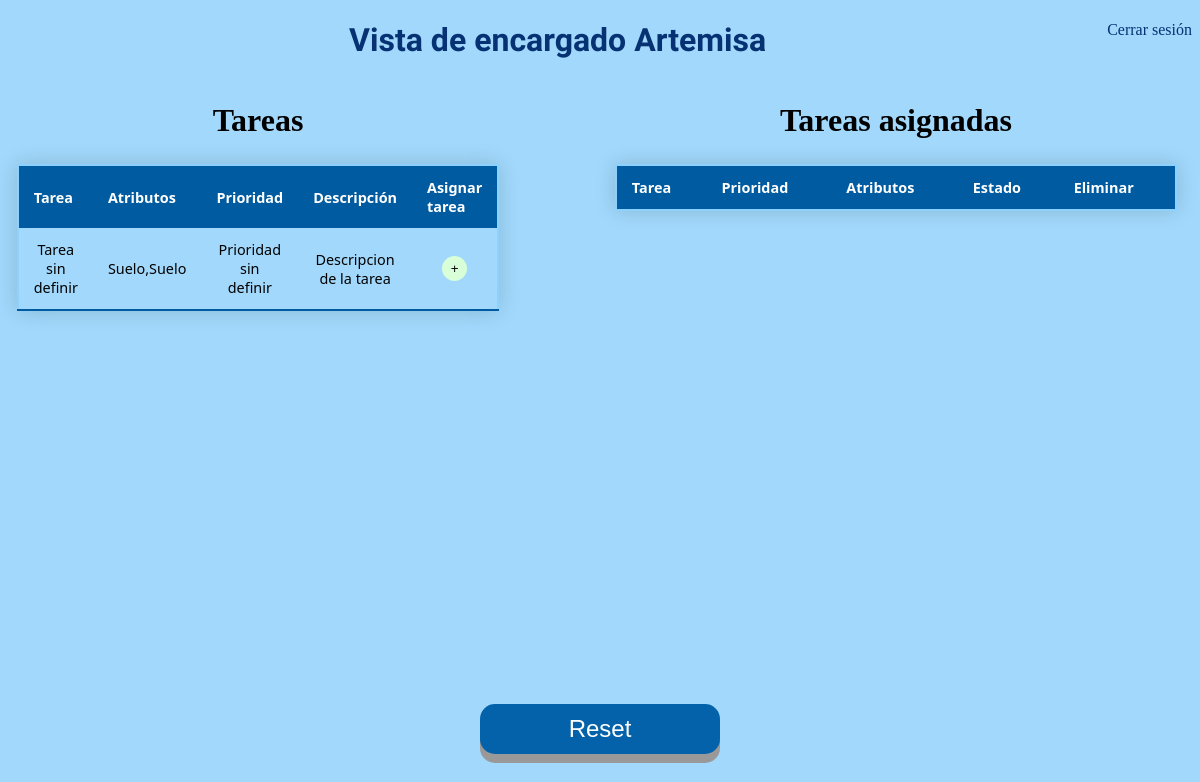
The page /interfaz_encargado.html on the database as committed earlier.
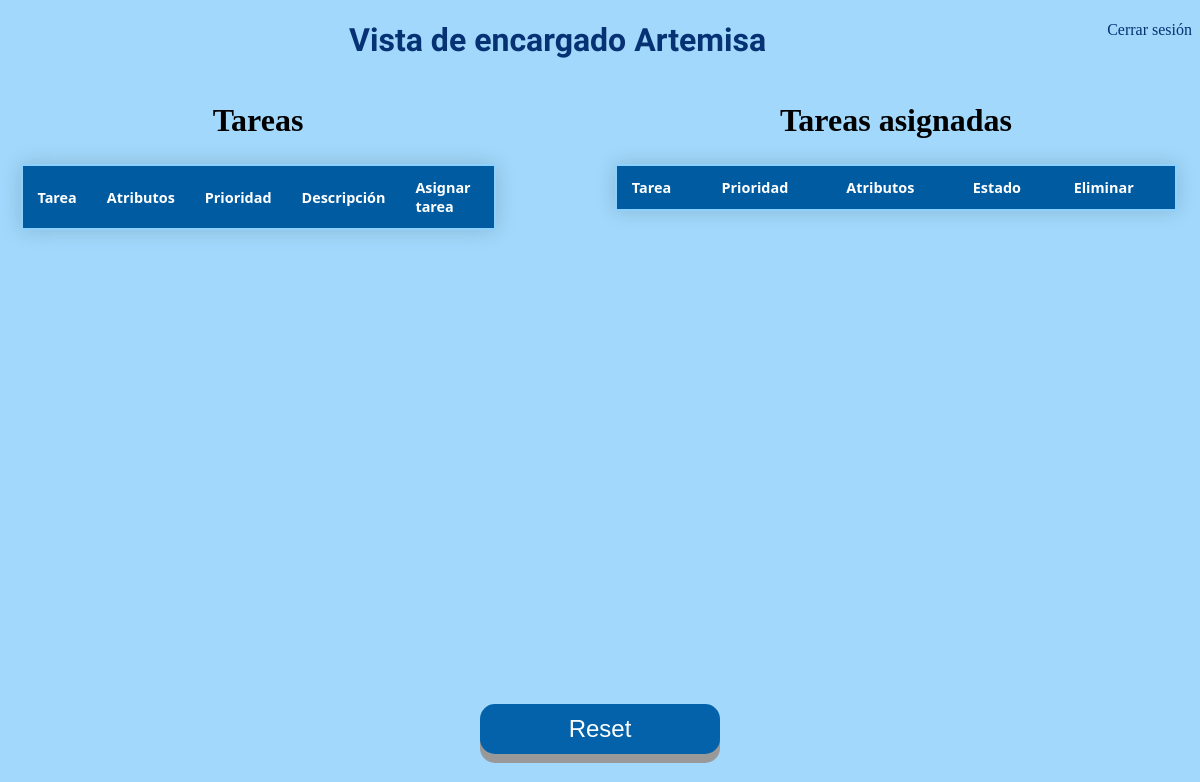
The same page on the database as committed later.
### app.py (models this page shows)
class Todo(db.Model): #Tabla para tareas creadas
    id = db.Column(db.Integer, primary_key=True)
    content = db.Column(db.String(200), nullable=False)
    priority = db.Column(db.String(200))        # prioridad
    descripcion = db.Column(db.String(200))             # Descripcion
    atributos = db.Column(db.String(800))               # Atributos

### app.py (the view)
@app.route('/interfaz_encargado.html', methods=['POST','GET'])   # Redireccion a Encargado
def encargado():
    tasks = Todo.query.order_by(Todo.id).all() # tareas ordenadas por id
    instancias = InstanciaTarea.query.order_by(InstanciaTarea.priority).all() # instancias de tareas ordenadas por prioridad
    return render_template('interfaz_encargado.html', tasks=tasks, instancias=instancias)

### templates/interfaz_encargado.html (shortened to what this page needs)
{% extends 'base.html' %}
{% block body %}
<a style="float:right" href="index.html">Cerrar sesión</a>
    <h1 class="principal" style="text-align:center"> Vista de encargado Artemisa</h1>
    <div class="inline-div-izquierda">
        <h1 class="Copper">Tareas</h1>
        <center>
            <table>
                <thead>
                    <tr>
                        <th> Tarea</th>
                        <th>Atributos</th>
                        <th>Prioridad</th>
                        <th>Descripción</th>
                        <th>Asignar tarea</th>
                    </tr>
                </thead>
                {% for task in tasks %}
                    {% if task.id!=1 %}
                            <tr>
                            <td> {{ task.content }}</td>
                            <td>
                                {{task.atributos}}
                            </td>
                            <td>
                                {{task.priority}}
                            </td>
                            <td>
                                {{task.descripcion}}
                            </td>
                            <td>
                                <button type="button" class="button3" onClick="window.location.href='/asignar/{{task.id}}';">+</button>
                            </td>
                        </tr>
                    {% endif %}
                {% endfor %}
            </table>
        </center>
    </div>
    <center>
        <div class="inline-div-derecha">
            <h1 class="Copper"> Tareas asignadas</h1>
            <center>
                <table>
                    <thead>
                        <tr>
                            <th> Tarea</th>
                            <th>Prioridad</th>
                            <th>Atributos</th>
                            <th>Estado</th>
                            <th>Eliminar</th>
                        </tr>
                    </thead>
                </table>
        </div>
    </center>
    <button id="boton2" class="button2" onclick="window.location.href='interfaz_encargado.html';">Reset</button>
{% endblock %}

### templates/base.html (shortened to what this page needs)
<!DOCTYPE html>
<html>
    <head>
        <link rel="stylesheet" href="{{ url_for('static', filename='css/main.css') }}">
    </head>
    <body>
        {% block body %} {% endblock %}
    </body>
</html>

### static/css/main.css (style rules this page uses)
a:link { text-decoration: none; color: rgb(6, 50, 115); }
body { background-color: #a1d8fb; }
h1.Copper { font-family: Copperplate, Papyrus, fantasy; text-align: center }
h1.principal { font-family: "Audiowide", sans-serif; color: rgb(6, 50, 115); }
.button2 { width: 20%; height: 50px; position: absolute; top: 88%; left: 40%; font-size: 24px; text-align: center; position: absolute; bottom: 30px; right: 600px; cursor: pointer; outline: none; color: #fff; background-color: #0462aa; border: none; border-radius: 15px; box-shadow: 0 9px #999; }
.inline-div-derecha { width: 50%; float: right; }
.inline-div-izquierda { width: 500px; float: left; }
table { border: 2px solid rgb(140, 209, 255); border-collapse: collapse; width: 95%; margin: 25px 0; font-size: 0.9em; font-family: "Segoe UI"; text-align: center; min-width: 400px; box-shadow: 0 0 20px rgba(0, 0, 0, 0.15); }
thead tr { background-color: #005ba0; color: #ffffff; text-align: left; }
th, td { padding: 12px 15px; }

Rows that differ between the two databases and show on the page:
removed Todo: content "Tarea sin definir", atributos "Suelo,Suelo", priority "Prioridad sin definir", descripcion "Descripcion de la tarea"
